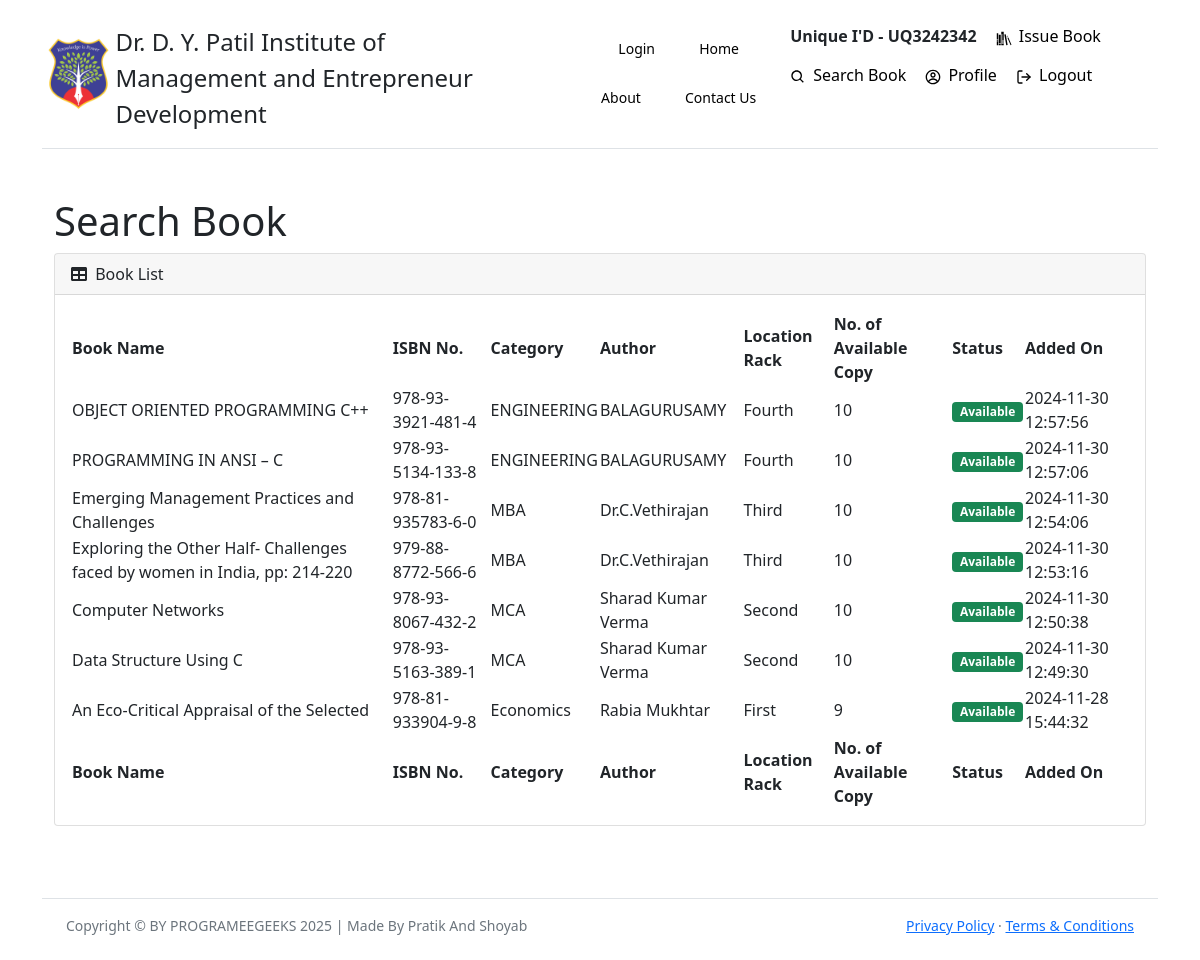
The page /search_book.php (signed in) on the database its author committed.
### tables this page shows
CREATE TABLE `lms_book` (
  `book_id` int(11) NOT NULL,
  `book_category` varchar(200) NOT NULL,
  `book_author` varchar(200) NOT NULL,
  `book_location_rack` varchar(100) NOT NULL,
  `book_name` text NOT NULL,
  `book_isbn_number` varchar(30) NOT NULL,
  `book_no_of_copy` int(5) NOT NULL,
  `book_status` enum('Enable','Disable') NOT NULL,
  `book_added_on` varchar(30) NOT NULL,
  `book_updated_on` varchar(30) NOT NULL
);

### search_book.php (the view, shortened to what this page needs)
<?php
include 'database_connection.php';
$query = "
	SELECT * FROM lms_book
    WHERE book_status = 'Enable'
    ORDER BY book_id DESC
";
$statement = $connect->prepare($query);
$statement->execute();
include 'header.php';
?>
<div class="container-fluid py-4" style="min-height: 700px;">
	<h1>Search Book</h1>
	<div class="card mb-4">
		<div class="card-header">
			<div class="row">
				<div class="col col-md-6">
					<i class="fas fa-table me-1"></i> Book List
				</div>
				<div class="col col-md-6" align="right">
				</div>
			</div>
		</div>
		<div class="card-body">
			<table id="datatablesSimple">
				<thead>
					<tr>
						<th>Book Name</th>
						<th>ISBN No.</th>
						<th>Category</th>
						<th>Author</th>
						<th>Location Rack</th>
						<th>No. of Available Copy</th>
						<th>Status</th>
						<th>Added On</th>
					</tr>
				</thead>
				<tfoot>
					<tr>
						<th>Book Name</th>
						<th>ISBN No.</th>
						<th>Category</th>
						<th>Author</th>
						<th>Location Rack</th>
						<th>No. of Available Copy</th>
						<th>Status</th>
						<th>Added On</th>
					</tr>
				</tfoot>
				<tbody>
				<?php
				if($statement->rowCount() > 0)
				{
					foreach($statement->fetchAll() as $row)
					{
						$book_status = '';
						if($row['book_no_of_copy'] > 0)
						{
							$book_status = '<div class="badge bg-success">Available</div>';
						}
						else
						{
							$book_status = '<div class="badge bg-danger">Not Available</div>';
						}
						echo '
							<tr>
								<td>'.$row["book_name"].'</td>
								<td>'.$row["book_isbn_number"].'</td>
								<td>'.$row["book_category"].'</td>
								<td>'.$row["book_author"].'</td>
								<td>'.$row["book_location_rack"].'</td>
								<td>'.$row["book_no_of_copy"].'</td>
								<td>'.$book_status.'</td>
								<td>'.$row["book_added_on"].'</td>
							</tr>
						';
					}
				}
				else
				{
					echo '
					<tr>
						<td colspan="8" class="text-center">No Data Found</td>
					</tr>
					';
				}
				?>
				</tbody>
			</table>
		</div>
	</div>
</div>
<?php
include 'footer.php';
?>

### rows shown on the page
lms_book: book_name "OBJECT ORIENTED PROGRAMMING C++", book_isbn_number "978-93-3921-481-4", book_category "ENGINEERING", book_author "BALAGURUSAMY", book_location_rack "Fourth", book_no_of_copy "10", shows "Available", book_added_on "2024-11-30 12:57:56"
lms_book: book_name "PROGRAMMING IN ANSI – C", book_isbn_number "978-93-5134-133-8", book_category "ENGINEERING", book_author "BALAGURUSAMY", book_location_rack "Fourth", book_no_of_copy "10", shows "Available", book_added_on "2024-11-30 12:57:06"
lms_book: book_name "Emerging Management Practices and Challenges", book_isbn_number "978-81-935783-6-0", book_category "MBA", book_author "Dr.C.Vethirajan", book_location_rack "Third", book_no_of_copy "10", shows "Available", book_added_on "2024-11-30 12:54:06"
lms_book: book_name "Exploring the Other Half- Challenges faced by women in India, pp: 214-220", book_isbn_number "979-88-8772-566-6", book_category "MBA", book_author "Dr.C.Vethirajan", book_location_rack "Third", book_no_of_copy "10", shows "Available", book_added_on "2024-11-30 12:53:16"
lms_book: book_name "Computer Networks", book_isbn_number "978-93-8067-432-2", book_category "MCA", book_author "Sharad Kumar Verma", book_location_rack "Second", book_no_of_copy "10", shows "Available", book_added_on "2024-11-30 12:50:38"
lms_book: book_name "Data Structure Using C", book_isbn_number "978-93-5163-389-1", book_category "MCA", book_author "Sharad Kumar Verma", book_location_rack "Second", book_no_of_copy "10", shows "Available", book_added_on "2024-11-30 12:49:30"
lms_book: book_name "An Eco-Critical Appraisal of the Selected", book_isbn_number "978-81-933904-9-8", book_category "Economics", book_author "Rabia Mukhtar", book_location_rack "First", book_no_of_copy "9", shows "Available", book_added_on "2024-11-28 15:44:32"

### other values the page prints
$_SESSION['user_id'] "UQ3242342"
